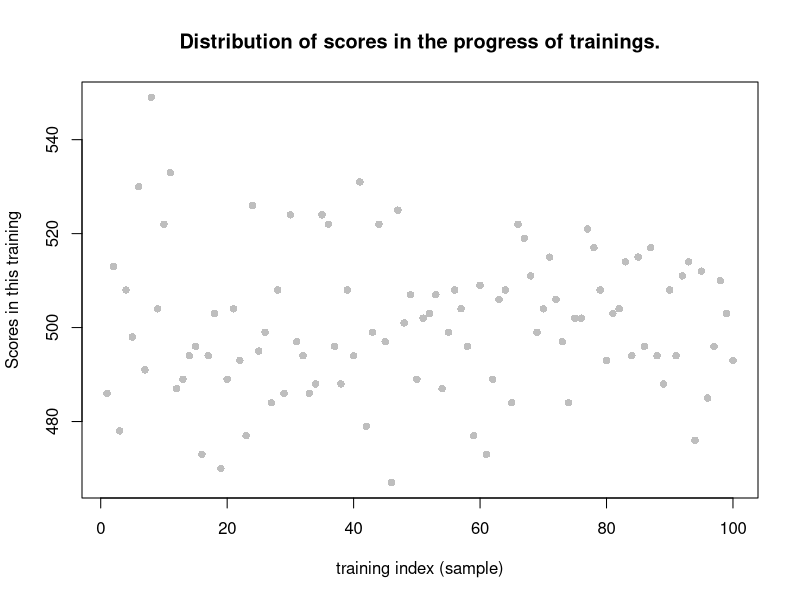
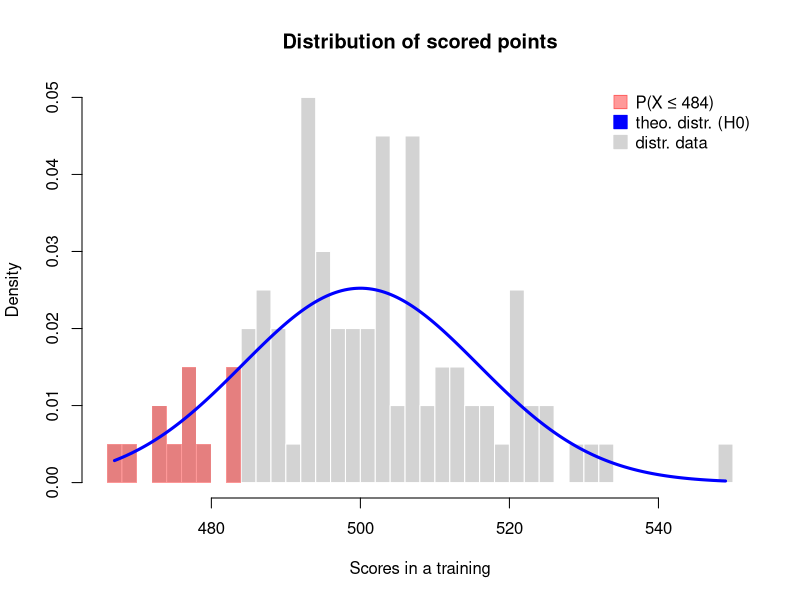
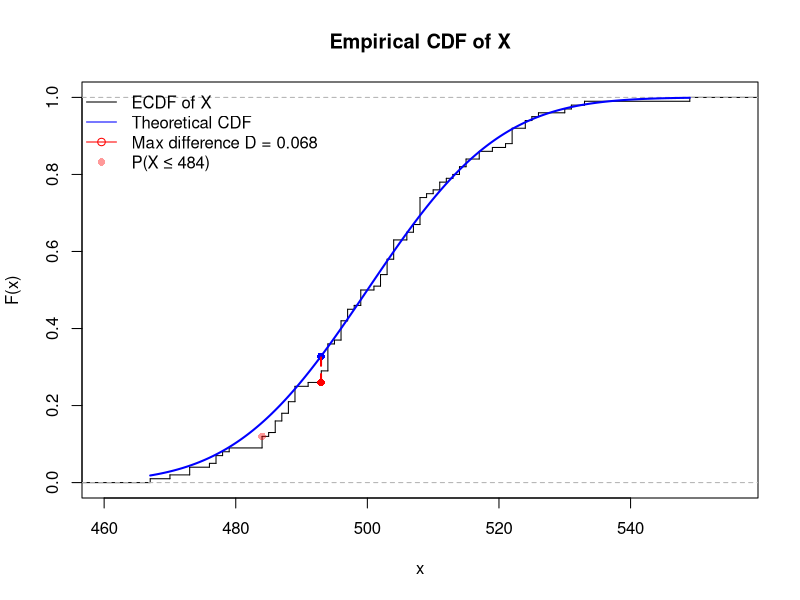

Write R code to recreate these figures, in order.
## ---- chunk 1
set.seed(42)
# data 
n = 1000 
prob = 0.5 
n_training = 100 

X = rbinom(n_training, size = n, prob = prob)
## ---- chunk 2
set.seed(42)

# for visualisation:  10% quantile and closest point to 10% quantile
q10 <- quantile(X, 0.1)                      
closest_q10 <- X[which.min(abs(X - q10))]   

# ---- Plot 1: the distribution of X ----
plot(1:length(X), X,
     xlab = "training index (sample)", 
     ylab = "Scores in this training",
     main = "Distribution of scores in the progress of trainings.",
     pch = 16, 
     col="grey")

# ---- Plot 2: Histogram + part shaded + theoretical curve ----
h = hist(X,
         breaks = 50,
         probability = TRUE,
         main = paste0("Distribution of scored points"),
         xlab = "Scores in a training",
         col = "lightgray",
         border = "white")

# --- Shade bars up to closest 10% quantile ---
for (i in 1:(length(h$breaks)-1)) {
  left  <- h$breaks[i]
  right <- h$breaks[i+1]
  mid   <- (left + right) / 2
  
  if (mid <= closest_q10) {
    rect(left, 0, right, h$density[i],
         col = rgb(1, 0, 0, 0.4),
         border = NA)
  }
}

# --- Theoretical distribution ---
x_vals <- seq(min(X), max(X), length.out = 200)
theo_density <- dnorm(x_vals, mean = 500, sd = sqrt(250))

lines(x_vals, theo_density, col = "blue", lwd = 3)

# --- Legend ---
legend(
  "topright",
  legend = c(paste0("P(X ≤ ", closest_q10, ")"), 
             "theo. distr. (H0)", 
             "distr. data"),
  pch    = 22,                          
  pt.cex = 2,
  pt.bg  = c(rgb(1,0,0,0.4), "blue", "lightgray"),  # fill colors
  col    = c(rgb(1,0,0,0.4), "blue", "lightgray"),  # border colors
  bty    = "n"
)
## ---- chunk 3
set.seed(42)

#CDF (ECDF) of the given DATA. 
  ecdf_X = ecdf(X) # we use the given func for the data 
  
  plot(ecdf_X,
       main = "Empirical CDF of X",
       xlab = "x",
       ylab = "F(x)",
       verticals = TRUE,
       do.points = FALSE)

# theoretical cdf in manual computation of the cdf 
  x_vals = seq(min(X), max(X), length.out = 200)
  cdf_theo <- pnorm(x_vals, mean = 500, sd = sqrt(250))

  lines(x_vals, cdf_theo, col = "blue", lwd = 2)

# Add the point seen in the previous data 
  y_q10 <- ecdf_X(closest_q10)
  
  points(closest_q10, y_q10, col = rgb(1, 0, 0, 0.4), pch = 16)

# ---- Add vertical line for sup difference (Kolmogorov D) ----

  # max difference computation
  emp_vals <- ecdf_X(x_vals)
  diffs <- abs(emp_vals - cdf_theo)
  D <- max(diffs)
  
  
  x_value_f <- x_vals[which.max(diffs)]
  y_emp_at_f <- emp_vals[which.max(diffs)]
  y_theo_at_f <- cdf_theo[which.max(diffs)]
  eps <- 1e-8

  # draw the vertical line of max difference
  #segments(x0 = x_value_f, y0 = y_emp_at_f,
  #       x1 = x_value_f, y1 = y_theo_at_f,
  #       col = "red", lwd = 2, lty = 2)
  


  # mark max difference points in their distributions
  points(x_value_f, y_emp_at_f, col="red", pch=16)
  points(x_value_f, y_theo_at_f, col="blue", pch=16)
  lines(x = c(x_value_f-eps, x_value_f+eps), y = c(y_emp_at_f, y_theo_at_f),
      col = "red", lwd = 2, lty = 2)
  
  legend("topleft",
       legend = c("ECDF of X", 
                  "Theoretical CDF", 
                  paste0("Max difference D = ", round(D, 3)),
                  paste0("P(X ≤ ", closest_q10, ")")),
       col = c("black", "blue", "red", rgb(1,0,0,0.4)),
       lwd = c(1, 1, 1, NA),
       lty = c(1, 1, 1, NA),
       pch = c(NA, NA, 1, 16),
       bty = "n")

## ---- chunk 4
ks_pvalue <- function(D, n, maxK=1000){
  lambda <- sqrt(n) * D
  k <- 1:maxK
  pval <- 2 * sum((-1)^(k-1) * exp(-2 * k^2 * lambda^2))
  pval <- min(max(pval, 0), 1)
  return(pval)
}
## ---- chunk 5
p_value <- ks_pvalue(D, length(X))
p_value

# Decision based on alpha
alpha <- 0.05
if(p_value < alpha){
  cat("Reject H0: the data does not follow the theoretical distribution.\n")
} else {
  cat("Fail to reject H0: no evidence against the theoretical distribution.\n")
}
## ---- chunk 6
# Built-in KS test
ks_result <- ks.test(X, "pnorm", mean = 500, sd = sqrt(250))
ks_result
